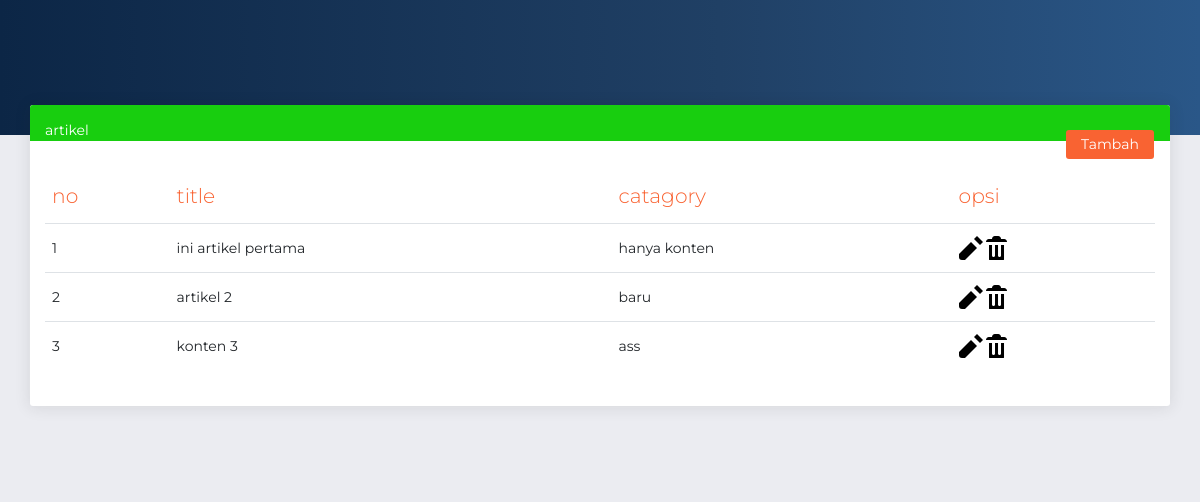
/admin/allpost.php, run on the app's committed database.
### tables this page shows
CREATE TABLE `posts` (
  `id` int(11) NOT NULL,
  `title` varchar(200) NOT NULL,
  `content` text NOT NULL,
  `category` varchar(100) NOT NULL,
  `created_date` timestamp NOT NULL DEFAULT current_timestamp() ON UPDATE current_timestamp(),
  `status` varchar(100) NOT NULL COMMENT 'publish,draft'
);

### admin/allpost.php (the view, shortened to what this page needs)
<!DOCTYPE html>
<html lang="en">
<head>
    <link href='//cdnjs.cloudflare.com/ajax/libs/font-awesome/4.7.0/css/font-awesome.min.css' rel='stylesheet'
        type='text/css' />
    <link rel="stylesheet" href="https://use.fontawesome.com/releases/v5.7.1/css/all.css"
>
    <link href="../assets/css/bootstrap.min.css" rel="stylesheet" />
    <link href="../assets/css/now-ui-dashboard.css?v=1.5.0" rel="stylesheet" />
    <link href="../assets/demo/demo.css" rel="stylesheet" />
</head>
<body class="">
    <div class="wrapper ">
        <div class="main-panel" id="main-panel">
            <div class="panel-header panel-header-sm">
            </div>
            <div class="content">
                <div class="row">
                    <div class="col-md-12">
                        <div class="card">
                            <div class="card-header bg-success text-white ">
                                artikel <a href="tambah.php" class="btn btn-sm btn-primary float-right">Tambah</a>
                            </div>
                            <div class="card-body">
                                <div class="table-responsive">
                                    <table class="table">
                                        <thead class=" text-primary">
                                            <th>
                                                no
                                            </th>
                                            <th>
                                                title
                                            </th>
                                            <th>
                                                catagory
                                            </th>
                                            <th>
                                                opsi
                                            </th>
                                        </thead>
                                        <tbody>
                                            <?php
include "koneksi.php";
$no = 1;
$data = mysqli_query($sambungan, "select * from posts");
while ($d = mysqli_fetch_array($data)) {
    ?>
                                            <tr>
                                                <td><?php echo $no++; ?></td>
                                                <td><?php echo $d['title']; ?></td>
                                                <td><?php echo $d['category']; ?></td>
                                                <td>
                                                    <a href="edit.php?id=<?php echo $d['id']; ?>"><img
                                                            src="../assets/img/pencil-3x.png" class="img-fluid"></a>
                                                    <a href="hapus.php?id=<?php echo $d['id']; ?>"><img
                                                            src="../assets/img/trash-3x.png" class="img-fluid"></a>
                                                </td>
                                            </tr>
                                            <?php
}
?>
                                        </tbody>
                                    </table>
                                </div>
                            </div>
                        </div>
                    </div>
                    <footer class="footer">
                    </footer>
                </div>
            </div>
</body>
</html>

### data on the page
posts: title "ini artikel pertama", category "hanya konten"
posts: title "artikel 2", category "baru"
posts: title "konten 3", category "ass"
